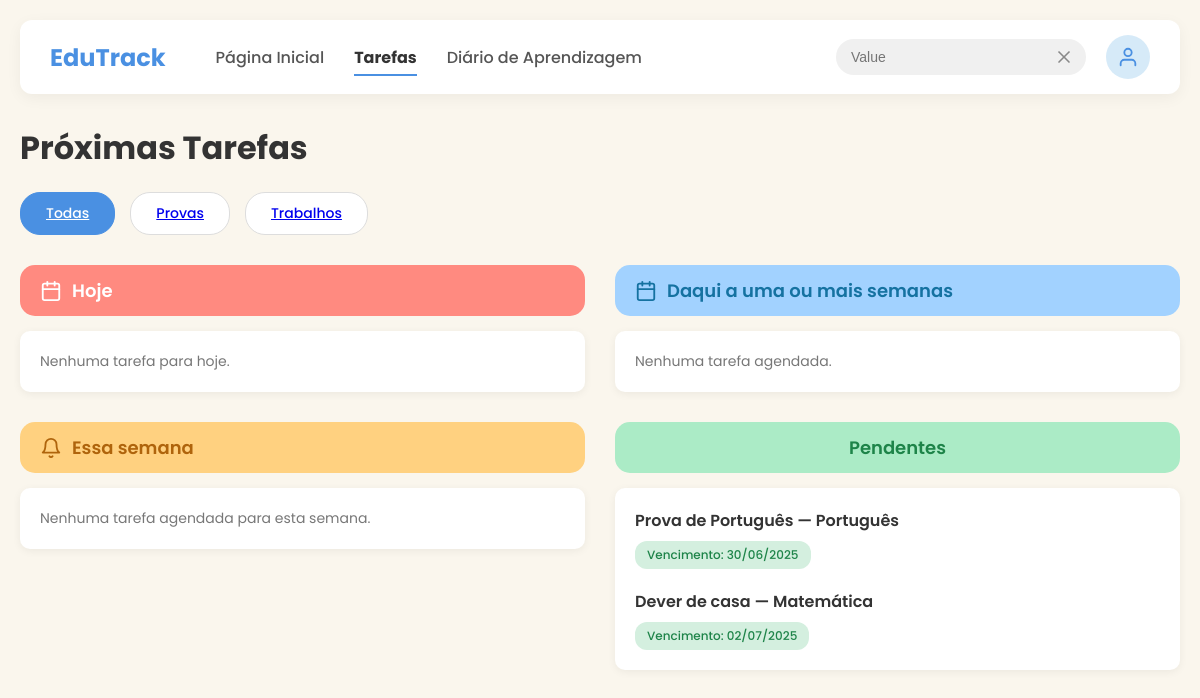
The page /tarefas/ on the database as committed earlier.
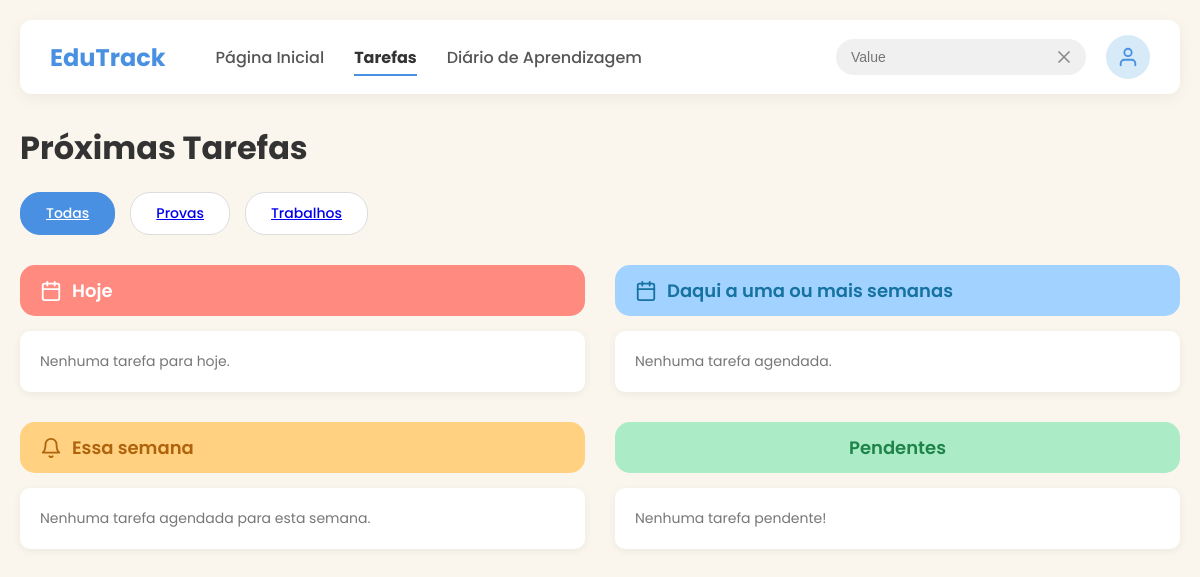
The same page on the database as committed later.
### edutrack/models.py (models this page shows, shortened)
class Atividade(models.Model):
    class TipoAtividade(models.TextChoices):
        PROVA = 'PROVA', 'Prova'
        TRABALHO = 'TRABALHO', 'Trabalho'
        ATIVIDADE = 'ATIVIDADE', 'Atividade' # Para outros tipos de tarefas
    titulo = models.CharField(max_length=100, verbose_name="Título")
    disciplina = models.ForeignKey(Disciplina, on_delete=models.CASCADE, verbose_name="Disciplina")
    professor = models.ForeignKey(Professor, on_delete=models.CASCADE, verbose_name="Professor")
    aluno = models.ForeignKey(Aluno, on_delete=models.CASCADE, related_name="atividades", verbose_name="Aluno")
    tipo = models.CharField(
        max_length=20,
        choices=TipoAtividade.choices,
        default=TipoAtividade.ATIVIDADE,
        verbose_name="Tipo de Atividade"
    )
    data_entrega = models.DateTimeField(verbose_name="Data e Hora de Entrega")
    descricao = models.TextField(blank=True, null=True, verbose_name="Descrição/Observações")
    entregue = models.BooleanField(default=False, verbose_name="Entregue")
    class Meta:
        ordering = ['data_entrega'] # Ordena as tarefas pela data de entrega por padrão
    @property
    def status(self):
        if self.entregue:
            return 'entregue'
        hoje = timezone.now().date()
        data_entrega_date = self.data_entrega.date()
        if data_entrega_date < hoje:
            return 'atrasada'
        if data_entrega_date == hoje:
            return 'hoje'
        if hoje < data_entrega_date <= hoje + timedelta(days=6 - hoje.weekday()):
            return 'essa_semana'
        return 'proximas_semanas'

class Disciplina(models.Model):
    nome = models.CharField(max_length=100, unique=True)

### edutrack/views.py (the view)
# urls.py: path('tarefas/', views.tarefas_home, name='tarefas'),
def tarefas_home(request):
    aluno_atual = Aluno.objects.first()
    atividades_base = Atividade.objects.filter(aluno=aluno_atual, entregue=False)
    filtro_tipo = request.GET.get('tipo', None)
    if filtro_tipo in ['PROVA', 'TRABALHO']:
        atividades_filtradas = atividades_base.filter(tipo=filtro_tipo)
    else:
        atividades_filtradas = atividades_base
    context = {
        'tarefas_hoje': [t for t in atividades_filtradas if t.status == 'hoje'],
        'tarefas_semana': [t for t in atividades_filtradas if t.status == 'essa_semana'],
        'tarefas_futuras': [t for t in atividades_filtradas if t.status == 'proximas_semanas'],
        'tarefas_atrasadas': [t for t in atividades_filtradas if t.status == 'atrasada'],
        'aluno': aluno_atual,
        'request': request,
    }
    return render(request, 'tarefas_provas.html', context)

### edutrack_projeto/templates/tarefas_provas.html (shortened to what the changed rows need)
{% load static %}
<!DOCTYPE html>
<html lang="pt-br">
<head>
    <link rel="stylesheet" href="{% static 'tarefas.css' %}">
</head>
<body>
    <div class="container">
        <main>
            <h1 class="main-title">Próximas Tarefas</h1>
            <div class="task-board">
                <div class="task-column">
                    <section class="task-group">
                        <h2 class="task-group-title today">
                            <i data-feather="calendar"></i>
                            <span>Hoje</span>
                        </h2>
                    </section>
                    <section class="task-group">
                        <h2 class="task-group-title this-week">
                            <i data-feather="bell"></i>
                            <span>Essa semana</span>
                        </h2>
                    </section>
                </div>
                <div class="task-column">
                    <section class="task-group">
                        <h2 class="task-group-title later">
                            <i data-feather="calendar"></i>
                            <span>Daqui a uma ou mais semanas</span>
                        </h2>
                    </section>
                    <section class="task-group">
                        <h2 class="task-group-title pending">
                           <span>Pendentes</span>
                        </h2>
                        <div class="task-card">
                            {% if tarefas_atrasadas %}
                                {% for tarefa in tarefas_atrasadas %}
                                <div class="task-item">
                                    <span class="task-name">{{ tarefa.titulo }} — {{ tarefa.disciplina.nome }}</span>
                                    <span class="tag tag-pending">Vencimento: {{ tarefa.data_entrega|date:"d/m/Y" }}</span>
                                </div>
                                {% endfor %}
                            {% else %}
                                <p class="task-note">Nenhuma tarefa pendente!</p>
                            {% endif %}
                        </div>
                    </section>
                </div>
            </div>
        </main>
    </div>
</body>
</html>

Rows that differ between the two databases and show on the page:
removed Atividade: titulo "Prova de Português", disciplina.nome "Português", data_entrega "30/06/2025"
removed Atividade: titulo "Dever de casa", disciplina.nome "Matemática", data_entrega "02/07/2025"
Other text that changed with them:
text now shown: "Nenhuma tarefa pendente!"
